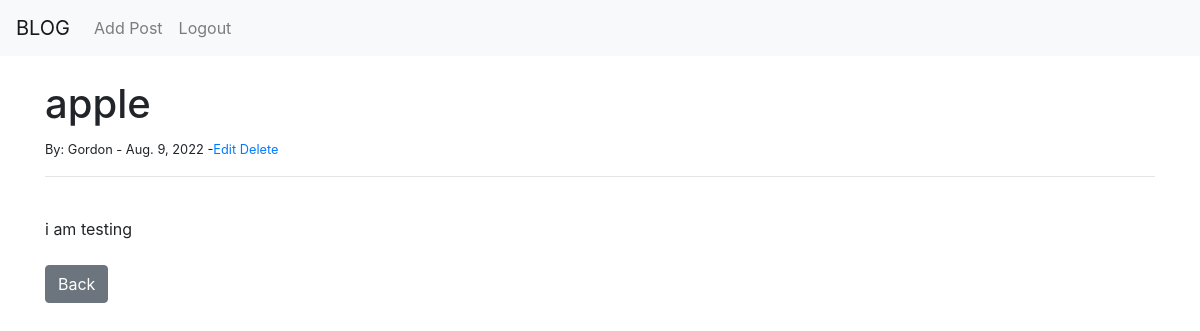
Page /article/16 (signed in) on the earlier database version.
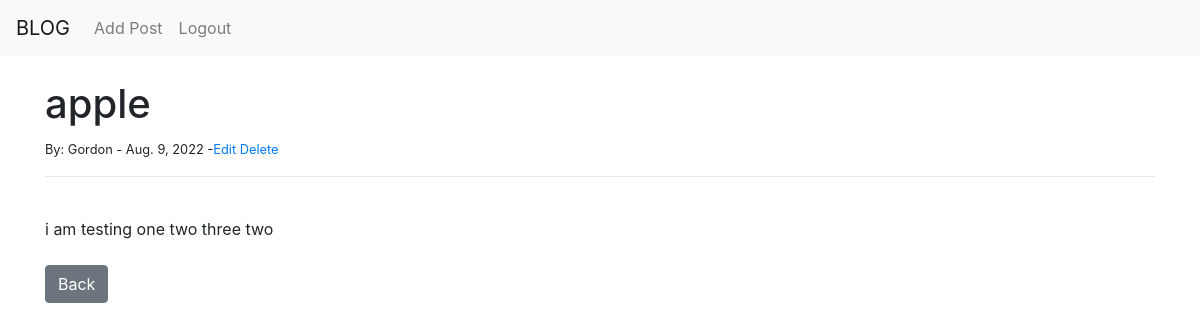
Same page on the later database version.
### startblog/models.py (models this page shows, shortened)
class Post(models.Model):
    title = models.CharField(max_length=255)
    title_tag = models.CharField(max_length=255, default="my blog")
    author = models.ForeignKey(User, on_delete=models.CASCADE)
    body = models.TextField()
    post_date = models.DateField(auto_now_add=True)

### startblog/views.py (the view)
# urls.py: path("article/<int:pk>", PostPage.as_view(), name="post_details"),
class PostPage(DetailView):
    model = Post
    template_name = "post_details.html"

### startblog/templates/post_details.html (shortened to what this page needs)
{% extends 'base.html' %}
{% block content %}
    <h1>{{ post.title }}</h1>
    <small>By: {{ post.author}} - {{ post.post_date}}
    {% if user.is_authenticated %}
        -<a href="{% url 'blog:update_post' pk=post.pk %}">Edit</a>
        <a href="{% url 'blog:delete_post' pk=post.pk %}">Delete</a>
    {% endif %}
    </small><br/>
    <hr>
    <br/>
    {{ post.body|safe }}
    <br/><br/>
    <a href="{% url 'blog:home' %}" class="btn btn-secondary">Back</a>
{% endblock %}

Differences in the rows shown:
changed Post "apple": body "i am testing" → "i am testing one two three two"
